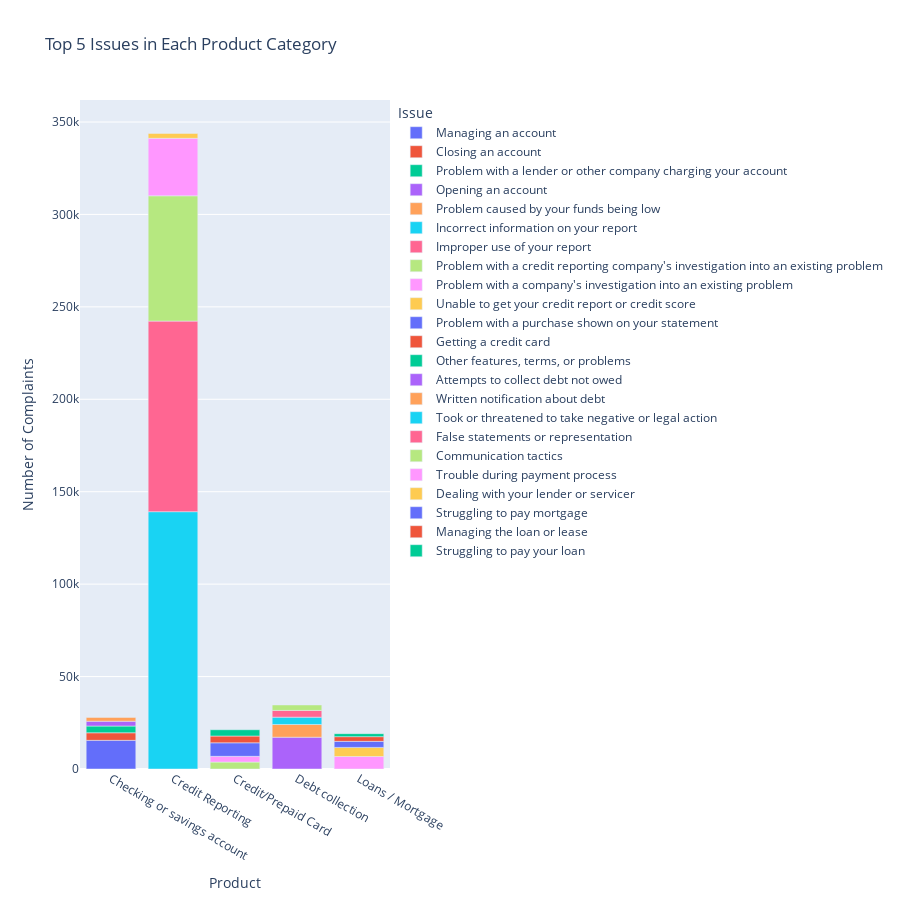

Notebook code for this chart:
### Markdown cell above
#### Top 5 Issues in Each Product Category

### Code cell
grouped_data = df_new.groupby(['Product', 'Issue']).size().reset_index(name='Count')

# Get top 5 issues for each product
top_issues_per_product = grouped_data.groupby('Product').apply(lambda x: x.nlargest(5, 'Count')).reset_index(drop=True)

# Create a stacked bar chart
fig = px.bar(top_issues_per_product, x='Product', y='Count', color='Issue',
             title='Top 5 Issues in Each Product Category',
             labels={'Count': 'Number of Complaints'})

fig.update_layout(width=900, height=900)

fig.show()

### Figure 1 — Plotly figure (JSON) as saved in the notebook; plotly's stock layout.template omitted (floating-point values rounded to 4 significant figures)
{"data": [{"alignmentgroup": "True", "hovertemplate": "Issue=Managing an account<br>Product=%{x}<br>Number of Complaints=%{y}<extra></extra>", "legendgroup": "Managing an account", "marker": {"color": "#636efa", "pattern": {"shape": ""}}, "name": "Managing an account", "offsetgroup": "Managing an account", "orientation": "v", "showlegend": true, "textposition": "auto", "type": "bar", "x": ["Checking or savings account"], "xaxis": "x", "y": [15504], "yaxis": "y"}, {"alignmentgroup": "True", "hovertemplate": "Issue=Closing an account<br>Product=%{x}<br>Number of Complaints=%{y}<extra></extra>", "legendgroup": "Closing an account", "marker": {"color": "#EF553B", "pattern": {"shape": ""}}, "name": "Closing an account", "offsetgroup": "Closing an account", "orientation": "v", "showlegend": true, "textposition": "auto", "type": "bar", "x": ["Checking or savings account"], "xaxis": "x", "y": [4097], "yaxis": "y"}, {"alignmentgroup": "True", "hovertemplate": "Issue=Problem with a lender or other company charging your account<br>Product=%{x}<br>Number of Complaints=%{y}<extra></extra>", "legendgroup": "Problem with a lender or other company charging your account", "marker": {"color": "#00cc96", "pattern": {"shape": ""}}, "name": "Problem with a lender or other company charging your account", "offsetgroup": "Problem with a lender or other company charging your account", "orientation": "v", "showlegend": true, "textposition": "auto", "type": "bar", "x": ["Checking or savings account"], "xaxis": "x", "y": [3636], "yaxis": "y"}, {"alignmentgroup": "True", "hovertemplate": "Issue=Opening an account<br>Product=%{x}<br>Number of Complaints=%{y}<extra></extra>", "legendgroup": "Opening an account", "marker": {"color": "#ab63fa", "pattern": {"shape": ""}}, "name": "Opening an account", "offsetgroup": "Opening an account", "orientation": "v", "showlegend": true, "textposition": "auto", "type": "bar", "x": ["Checking or savings account"], "xaxis": "x", "y": [2611], "yaxis": "y"}, {"alignmentgroup": "True", "hovertemplate": "Issue=Problem caused by your funds being low<br>Product=%{x}<br>Number of Complaints=%{y}<extra></extra>", "legendgroup": "Problem caused by your funds being low", "marker": {"color": "#FFA15A", "pattern": {"shape": ""}}, "name": "Problem caused by your funds being low", "offsetgroup": "Problem caused by your funds being low", "orientation": "v", "showlegend": true, "textposition": "auto", "type": "bar", "x": ["Checking or savings account"], "xaxis": "x", "y": [2061], "yaxis": "y"}, {"alignmentgroup": "True", "hovertemplate": "Issue=Incorrect information on your report<br>Product=%{x}<br>Number of Complaints=%{y}<extra></extra>", "legendgroup": "Incorrect information on your report", "marker": {"color": "#19d3f3", "pattern": {"shape": ""}}, "name": "Incorrect information on your report", "offsetgroup": "Incorrect information on your report", "orientation": "v", "showlegend": true, "textposition": "auto", "type": "bar", "x": ["Credit Reporting"], "xaxis": "x", "y": [139199], "yaxis": "y"}, {"alignmentgroup": "True", "hovertemplate": "Issue=Improper use of your report<br>Product=%{x}<br>Number of Complaints=%{y}<extra></extra>", "legendgroup": "Improper use of your report", "marker": {"color": "#FF6692", "pattern": {"shape": ""}}, "name": "Improper use of your report", "offsetgroup": "Improper use of your report", "orientation": "v", "showlegend": true, "textposition": "auto", "type": "bar", "x": ["Credit Reporting"], "xaxis": "x", "y": [103088], "yaxis": "y"}, {"alignmentgroup": "True", "hovertemplate": "Issue=Problem with a credit reporting company's investigation into an existing problem<br>Product=%{x}<br>Number of Complaints=%{y}<extra></extra>", "legendgroup": "Problem with a credit reporting company's investigation into an existing problem", "marker": {"color": "#B6E880", "pattern": {"shape": ""}}, "name": "Problem with a credit reporting company's investigation into an existing problem", "offsetgroup": "Problem with a credit reporting company's investigation into an existing problem", "orientation": "v", "showlegend": true, "textposition": "auto", "type": "bar", "x": ["Credit Reporting", "Credit/Prepaid Card"], "xaxis": "x", "y": [67783, 3748], "yaxis": "y"}, {"alignmentgroup": "True", "hovertemplate": "Issue=Problem with a company's investigation into an existing problem<br>Product=%{x}<br>Number of Complaints=%{y}<extra></extra>", "legendgroup": "Problem with a company's investigation into an existing problem", "marker": {"color": "#FF97FF", "pattern": {"shape": ""}}, "name": "Problem with a company's investigation into an existing problem", "offsetgroup": "Problem with a company's investigation into an existing problem", "orientation": "v", "showlegend": true, "textposition": "auto", "type": "bar", "x": ["Credit Reporting", "Credit/Prepaid Card"], "xaxis": "x", "y": [31109, 3103], "yaxis": "y"}, {"alignmentgroup": "True", "hovertemplate": "Issue=Unable to get your credit report or credit score<br>Product=%{x}<br>Number of Complaints=%{y}<extra></extra>", "legendgroup": "Unable to get your credit report or credit score", "marker": {"color": "#FECB52", "pattern": {"shape": ""}}, "name": "Unable to get your credit report or credit score", "offsetgroup": "Unable to get your credit report or credit score", "orientation": "v", "showlegend": true, "textposition": "auto", "type": "bar", "x": ["Credit Reporting"], "xaxis": "x", "y": [2622], "yaxis": "y"}, {"alignmentgroup": "True", "hovertemplate": "Issue=Problem with a purchase shown on your statement<br>Product=%{x}<br>Number of Complaints=%{y}<extra></extra>", "legendgroup": "Problem with a purchase shown on your statement", "marker": {"color": "#636efa", "pattern": {"shape": ""}}, "name": "Problem with a purchase shown on your statement", "offsetgroup": "Problem with a purchase shown on your statement", "orientation": "v", "showlegend": true, "textposition": "auto", "type": "bar", "x": ["Credit/Prepaid Card"], "xaxis": "x", "y": [7316], "yaxis": "y"}, {"alignmentgroup": "True", "hovertemplate": "Issue=Getting a credit card<br>Product=%{x}<br>Number of Complaints=%{y}<extra></extra>", "legendgroup": "Getting a credit card", "marker": {"color": "#EF553B", "pattern": {"shape": ""}}, "name": "Getting a credit card", "offsetgroup": "Getting a credit card", "orientation": "v", "showlegend": true, "textposition": "auto", "type": "bar", "x": ["Credit/Prepaid Card"], "xaxis": "x", "y": [3667], "yaxis": "y"}, {"alignmentgroup": "True", "hovertemplate": "Issue=Other features, terms, or problems<br>Product=%{x}<br>Number of Complaints=%{y}<extra></extra>", "legendgroup": "Other features, terms, or problems", "marker": {"color": "#00cc96", "pattern": {"shape": ""}}, "name": "Other features, terms, or problems", "offsetgroup": "Other features, terms, or problems", "orientation": "v", "showlegend": true, "textposition": "auto", "type": "bar", "x": ["Credit/Prepaid Card"], "xaxis": "x", "y": [3403], "yaxis": "y"}, {"alignmentgroup": "True", "hovertemplate": "Issue=Attempts to collect debt not owed<br>Product=%{x}<br>Number of Complaints=%{y}<extra></extra>", "legendgroup": "Attempts to collect debt not owed", "marker": {"color": "#ab63fa", "pattern": {"shape": ""}}, "name": "Attempts to collect debt not owed", "offsetgroup": "Attempts to collect debt not owed", "orientation": "v", "showlegend": true, "textposition": "auto", "type": "bar", "x": ["Debt collection"], "xaxis": "x", "y": [17201], "yaxis": "y"}, {"alignmentgroup": "True", "hovertemplate": "Issue=Written notification about debt<br>Product=%{x}<br>Number of Complaints=%{y}<extra></extra>", "legendgroup": "Written notification about debt", "marker": {"color": "#FFA15A", "pattern": {"shape": ""}}, "name": "Written notification about debt", "offsetgroup": "Written notification about debt", "orientation": "v", "showlegend": true, "textposition": "auto", "type": "bar", "x": ["Debt collection"], "xaxis": "x", "y": [6890], "yaxis": "y"}, {"alignmentgroup": "True", "hovertemplate": "Issue=Took or threatened to take negative or legal action<br>Product=%{x}<br>Number of Complaints=%{y}<extra></extra>", "legendgroup": "Took or threatened to take negative or legal action", "marker": {"color": "#19d3f3", "pattern": {"shape": ""}}, "name": "Took or threatened to take negative or legal action", "offsetgroup": "Took or threatened to take negative or legal action", "orientation": "v", "showlegend": true, "textposition": "auto", "type": "bar", "x": ["Debt collection"], "xaxis": "x", "y": [3953], "yaxis": "y"}, {"alignmentgroup": "True", "hovertemplate": "Issue=False statements or representation<br>Product=%{x}<br>Number of Complaints=%{y}<extra></extra>", "legendgroup": "False statements or representation", "marker": {"color": "#FF6692", "pattern": {"shape": ""}}, "name": "False statements or representation", "offsetgroup": "False statements or representation", "orientation": "v", "showlegend": true, "textposition": "auto", "type": "bar", "x": ["Debt collection"], "xaxis": "x", "y": [3643], "yaxis": "y"}, {"alignmentgroup": "True", "hovertemplate": "Issue=Communication tactics<br>Product=%{x}<br>Number of Complaints=%{y}<extra></extra>", "legendgroup": "Communication tactics", "marker": {"color": "#B6E880", "pattern": {"shape": ""}}, "name": "Communication tactics", "offsetgroup": "Communication tactics", "orientation": "v", "showlegend": true, "textposition": "auto", "type": "bar", "x": ["Debt collection"], "xaxis": "x", "y": [2945], "yaxis": "y"}, {"alignmentgroup": "True", "hovertemplate": "Issue=Trouble during payment process<br>Product=%{x}<br>Number of Complaints=%{y}<extra></extra>", "legendgroup": "Trouble during payment process", "marker": {"color": "#FF97FF", "pattern": {"shape": ""}}, "name": "Trouble during payment process", "offsetgroup": "Trouble during payment process", "orientation": "v", "showlegend": true, "textposition": "auto", "type": "bar", "x": ["Loans / Mortgage"], "xaxis": "x", "y": [6766], "yaxis": "y"}, {"alignmentgroup": "True", "hovertemplate": "Issue=Dealing with your lender or servicer<br>Product=%{x}<br>Number of Complaints=%{y}<extra></extra>", "legendgroup": "Dealing with your lender or servicer", "marker": {"color": "#FECB52", "pattern": {"shape": ""}}, "name": "Dealing with your lender or servicer", "offsetgroup": "Dealing with your lender or servicer", "orientation": "v", "showlegend": true, "textposition": "auto", "type": "bar", "x": ["Loans / Mortgage"], "xaxis": "x", "y": [4911], "yaxis": "y"}, {"alignmentgroup": "True", "hovertemplate": "Issue=Struggling to pay mortgage<br>Product=%{x}<br>Number of Complaints=%{y}<extra></extra>", "legendgroup": "Struggling to pay mortgage", "marker": {"color": "#636efa", "pattern": {"shape": ""}}, "name": "Struggling to pay mortgage", "offsetgroup": "Struggling to pay mortgage", "orientation": "v", "showlegend": true, "textposition": "auto", "type": "bar", "x": ["Loans / Mortgage"], "xaxis": "x", "y": [3267], "yaxis": "y"}, {"alignmentgroup": "True", "hovertemplate": "Issue=Managing the loan or lease<br>Product=%{x}<br>Number of Complaints=%{y}<extra></extra>", "legendgroup": "Managing the loan or lease", "marker": {"color": "#EF553B", "pattern": {"shape": ""}}, "name": "Managing the loan or lease", "offsetgroup": "Managing the loan or lease", "orientation": "v", "showlegend": true, "textposition": "auto", "type": "bar", "x": ["Loans / Mortgage"], "xaxis": "x", "y": [2556], "yaxis": "y"}, {"alignmentgroup": "True", "hovertemplate": "Issue=Struggling to pay your loan<br>Product=%{x}<br>Number of Complaints=%{y}<extra></extra>", "legendgroup": "Struggling to pay your loan", "marker": {"color": "#00cc96", "pattern": {"shape": ""}}, "name": "Struggling to pay your loan", "offsetgroup": "Struggling to pay your loan", "orientation": "v", "showlegend": true, "textposition": "auto", "type": "bar", "x": ["Loans / Mortgage"], "xaxis": "x", "y": [1623], "yaxis": "y"}], "layout": {"barmode": "relative", "height": 900, "legend": {"title": {"text": "Issue"}, "tracegroupgap": 0}, "title": {"text": "Top 5 Issues in Each Product Category"}, "width": 900, "xaxis": {"anchor": "y", "autorange": true, "domain": [0, 1], "range": [-0.5, 4.5], "title": {"text": "Product"}, "type": "category"}, "yaxis": {"anchor": "x", "autorange": true, "domain": [0, 1], "range": [0, 361900.0], "title": {"text": "Number of Complaints"}, "type": "linear"}}}
